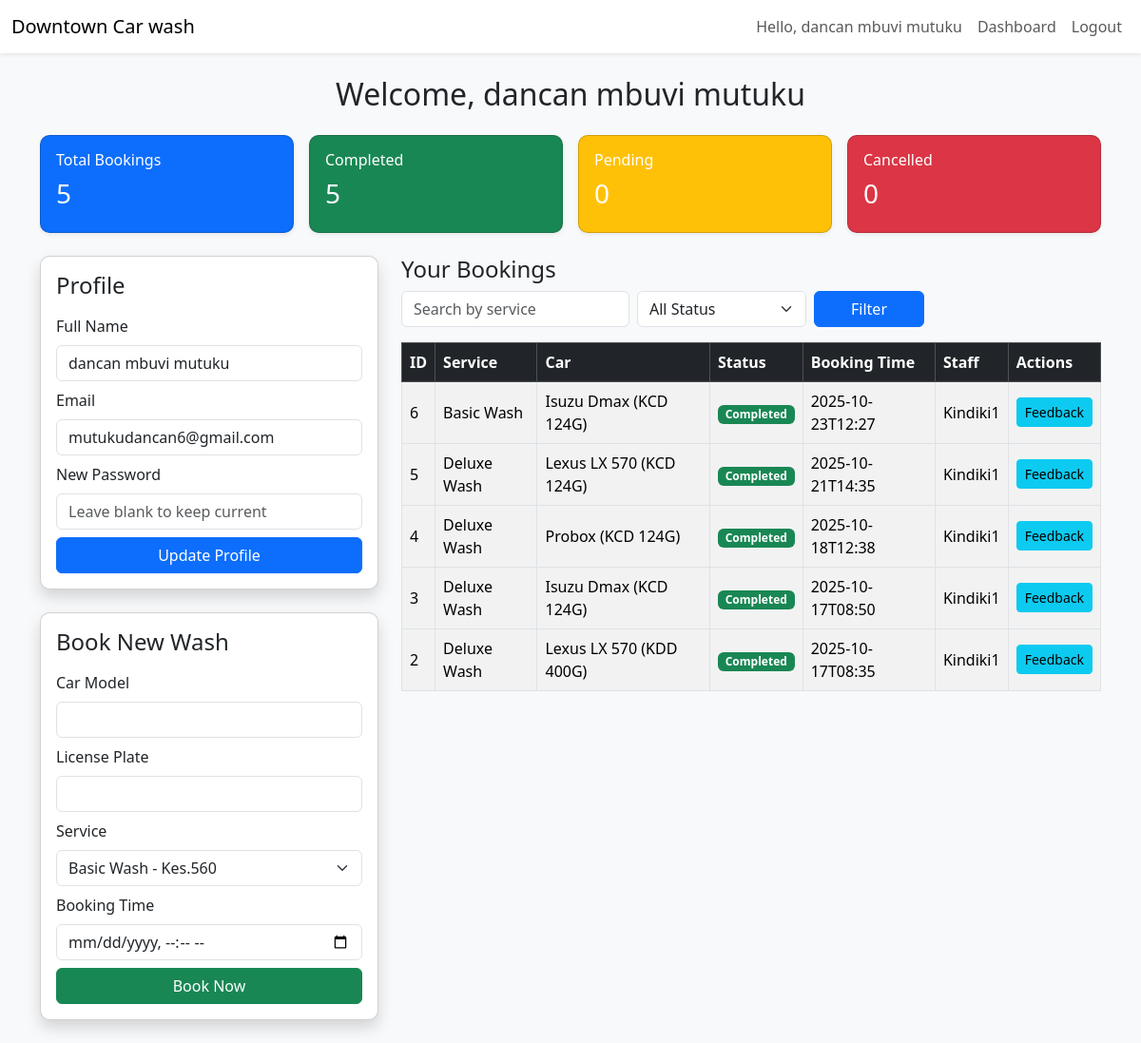
The page /customer/dashboard.php (signed in) on the database its author committed.
### tables this page shows
CREATE TABLE bookings (
    id INTEGER PRIMARY KEY AUTOINCREMENT,
    user_id INTEGER,
    car_model TEXT,
    license_plate TEXT,
    service_id INTEGER,
    booking_time DATETIME,
    status TEXT DEFAULT 'pending',
    payment_status TEXT DEFAULT 'pending',
    created_at DATETIME DEFAULT CURRENT_TIMESTAMP
, staff_id INTEGER);

CREATE TABLE services (
    id INTEGER PRIMARY KEY AUTOINCREMENT,
    service_name TEXT,
    description TEXT,
    price REAL,
    duration INTEGER,
    created_at DATETIME DEFAULT CURRENT_TIMESTAMP
, category TEXT DEFAULT 'General');

CREATE TABLE users (
    id INTEGER PRIMARY KEY AUTOINCREMENT,
    name TEXT NOT NULL,
    email TEXT UNIQUE NOT NULL,
    password TEXT NOT NULL,
    role TEXT DEFAULT 'customer',
    created_at DATETIME DEFAULT CURRENT_TIMESTAMP
);

### customer/dashboard.php (the view, shortened to what this page needs)
<?php
require_once __DIR__.'/../includes/db.php';
$user = $_SESSION['user'];
$user_id = $user['id'];
$filter_status = $_GET['filter_status'] ?? '';
$search_service = $_GET['search_service'] ?? '';
$stmt = $db->prepare("
    SELECT b.*, s.service_name, st.name AS staff_name
    FROM bookings b
    LEFT JOIN services s ON b.service_id = s.id
    LEFT JOIN users st ON b.staff_id = st.id
    WHERE b.user_id=:uid
    ".($filter_status ? " AND b.status=:status" : "")."
    ".($search_service ? " AND s.service_name LIKE :search" : "")."
    ORDER BY b.created_at DESC
");
$params = [':uid'=>$user_id];
$stmt->execute($params);
$bookings = $stmt->fetchAll(PDO::FETCH_ASSOC);
$services = $db->query("SELECT * FROM services")->fetchAll(PDO::FETCH_ASSOC);
$total = count($bookings);
$completed = count(array_filter($bookings, fn($b)=>$b['status']=='completed'));
$pending = count(array_filter($bookings, fn($b)=>in_array($b['status'], ['pending','approved'])));
$cancelled = count(array_filter($bookings, fn($b)=>$b['status']=='cancelled'));
?>
<!DOCTYPE html>
<html lang="en">
<head>
<link href="https://cdn.jsdelivr.net/npm/bootstrap@5.3.2/dist/css/bootstrap.min.css" rel="stylesheet">
</head>
<body>
<?php include('../includes/topbar.php'); ?>
<div class="container py-4">
    <h2 class="text-center mb-4">Welcome, <?= htmlspecialchars($user['name']) ?></h2>
    <div class="row g-3 mb-4">
        <div class="col-md-3">
            <div class="card shadow-sm text-white bg-primary">
                <div class="card-body">
                    <h6>Total Bookings</h6>
                    <h3><?= $total ?></h3>
                </div>
            </div>
        </div>
        <div class="col-md-3">
            <div class="card shadow-sm text-white bg-success">
                <div class="card-body">
                    <h6>Completed</h6>
                    <h3><?= $completed ?></h3>
                </div>
            </div>
        </div>
        <div class="col-md-3">
            <div class="card shadow-sm text-white bg-warning">
                <div class="card-body">
                    <h6>Pending</h6>
                    <h3><?= $pending ?></h3>
                </div>
            </div>
        </div>
        <div class="col-md-3">
            <div class="card shadow-sm text-white bg-danger">
                <div class="card-body">
                    <h6>Cancelled</h6>
                    <h3><?= $cancelled ?></h3>
                </div>
            </div>
        </div>
    </div>
    <div class="row g-4">
        <div class="col-lg-4">
            <div class="card shadow p-3 mb-4">
                <h4 class="card-title mb-3">Profile</h4>
                <form method="POST">
                    <div class="mb-2">
                        <label class="form-label">Full Name</label>
                        <input type="text" name="name" class="form-control" value="<?= htmlspecialchars($user['name']) ?>" required>
                    </div>
                    <div class="mb-2">
                        <label class="form-label">Email</label>
                        <input type="email" name="email" class="form-control" value="<?= htmlspecialchars($user['email']) ?>" required>
                    </div>
                    <div class="mb-2">
                        <label class="form-label">New Password</label>
                        <input type="password" name="password" class="form-control" placeholder="Leave blank to keep current">
                    </div>
                    <div class="d-grid"><button name="update_profile" class="btn btn-primary">Update Profile</button></div>
                </form>
            </div>
            <div class="card shadow p-3">
                <h4 class="card-title mb-3">Book New Wash</h4>
                <form method="POST" action="book.php">
                    <div class="mb-2">
                        <label class="form-label">Car Model</label>
                        <input type="text" name="car_model" class="form-control" required>
                    </div>
                    <div class="mb-2">
                        <label class="form-label">License Plate</label>
                        <input type="text" name="license_plate" class="form-control" required>
                    </div>
                    <div class="mb-2">
                        <label class="form-label">Service</label>
                        <select name="service_id" class="form-select" required>
                            <?php foreach($services as $s): ?>
                                <option value="<?= $s['id'] ?>"><?= htmlspecialchars($s['service_name']) ?> - Kes.<?= $s['price'] ?></option>
                            <?php endforeach; ?>
                        </select>
                    </div>
                    <div class="mb-2">
                        <label class="form-label">Booking Time</label>
                        <input type="datetime-local" name="booking_time" class="form-control" required>
                    </div>
                    <div class="d-grid"><button class="btn btn-success">Book Now</button></div>
                </form>
            </div>
        </div>
        <div class="col-lg-8">
            <h4>Your Bookings</h4>
            <form class="row g-2 mb-3" method="GET">
                <div class="col-md-4">
                    <input type="text" name="search_service" class="form-control" placeholder="Search by service" value="<?= htmlspecialchars($search_service) ?>">
                </div>
                <div class="col-md-3">
                    <select name="filter_status" class="form-select">
                        <option value="">All Status</option>
                    </select>
                </div>
                <div class="col-md-2">
                    <button type="submit" class="btn btn-primary w-100">Filter</button>
                </div>
            </form>
            <div class="table-responsive">
                <table class="table table-striped table-bordered align-middle">
                    <thead class="table-dark">
                        <tr>
                            <th>ID</th>
                            <th>Service</th>
                            <th>Car</th>
                            <th>Status</th>
                            <th>Booking Time</th>
                            <th>Staff</th>
                            <th>Actions</th>
                        </tr>
                    </thead>
                    <tbody>
                        <?php if($bookings): foreach($bookings as $b):
                            $statusClass = match($b['status']){
                                'completed' => 'bg-success text-white',
                                'pending' => 'bg-warning text-dark',
                                'approved' => 'bg-info text-white',
                                'cancelled' => 'bg-danger text-white',
                                default => 'bg-secondary text-white'
                            };
                        ?>
                        <tr class="clickable" data-bs-toggle="collapse" data-bs-target="#bookingDetails<?= $b['id'] ?>">
                            <td><?= $b['id'] ?></td>
                            <td><?= htmlspecialchars($b['service_name']) ?></td>
                            <td><?= htmlspecialchars($b['car_model']) ?> (<?= htmlspecialchars($b['license_plate']) ?>)</td>
                            <td><span class="badge <?= $statusClass ?>"><?= ucfirst($b['status']) ?></span></td>
                            <td><?= $b['booking_time'] ?></td>
                            <td><?= htmlspecialchars($b['staff_name'] ?? 'Not assigned') ?></td>
                            <td>
                                <?php if($b['status']=='pending' || $b['status']=='approved'): ?>
                                    <a href="?cancel=<?= $b['id'] ?>" class="btn btn-sm btn-danger" onclick="return confirm('Cancel this booking?')">Cancel</a>
                                <?php elseif($b['status']=='completed'): ?>
                                    <button class="btn btn-sm btn-info" data-bs-toggle="modal" data-bs-target="#feedbackModal<?= $b['id'] ?>">Feedback</button>
                                <?php endif; ?>
                            </td>
                        </tr>
                        <?php endforeach; else: ?>
                        <tr><td colspan="7" class="text-center">No bookings found.</td></tr>
                        <?php endif; ?>
                    </tbody>
                </table>
            </div>
        </div>
    </div>
</div>
</body>
</html>

### customer/dashboard.php (style rules this page uses)
body { background-color: #f8f9fa; }
.card { border-radius: 10px; }
.clickable { cursor: pointer; }

### rows shown on the page
bookings: id "6", service.service_name "Basic Wash", car_model "Isuzu Dmax", license_plate "KCD 124G", status "Completed", booking_time "2025-10-23T12:27", users.name "Kindiki1"
bookings: id "5", service.service_name "Deluxe Wash", car_model "Lexus LX 570", license_plate "KCD 124G", status "Completed", booking_time "2025-10-21T14:35", users.name "Kindiki1"
bookings: id "4", service.service_name "Deluxe Wash", car_model "Probox", license_plate "KCD 124G", status "Completed", booking_time "2025-10-18T12:38", users.name "Kindiki1"
bookings: id "3", service.service_name "Deluxe Wash", car_model "Isuzu Dmax", license_plate "KCD 124G", status "Completed", booking_time "2025-10-17T08:50", users.name "Kindiki1"
bookings: id "2", service.service_name "Deluxe Wash", car_model "Lexus LX 570", license_plate "KDD 400G", status "Completed", booking_time "2025-10-17T08:35", users.name "Kindiki1"

### other values the page prints
$user['name'] "dancan mbuvi mutuku"
$total "5"
$completed "5"
$pending "0"
$cancelled "0"
form field service_id "Basic Wash - Kes.560"
